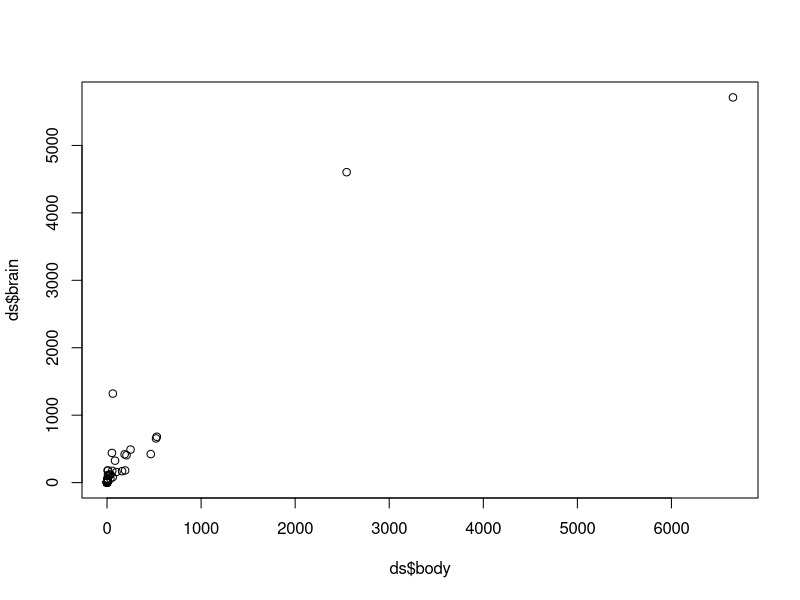
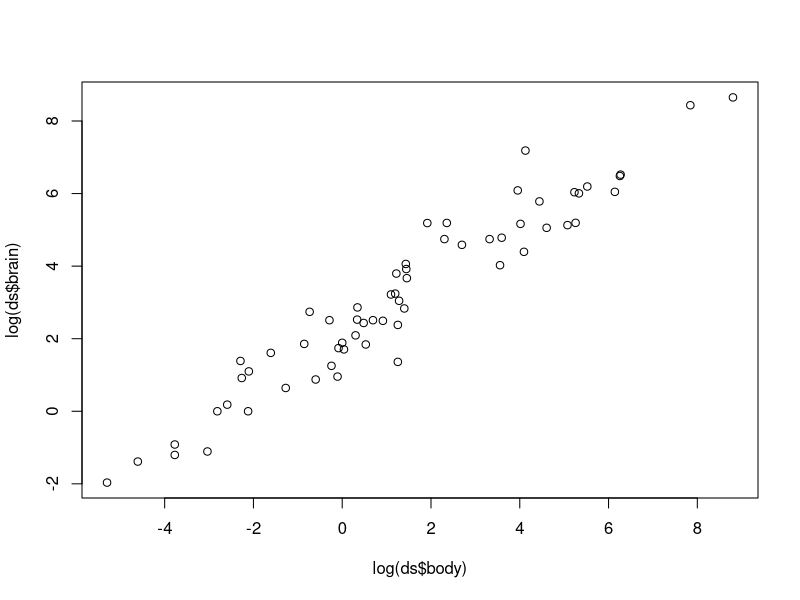

Generate these figures, in order, with R:
library(MASS)
data("mammals")
ds=mammals
pcoeff<-cor(x=ds$body,y=ds$brain,method="pearson")
pcoeff
scoeff<-cor(x=ds$body,y=ds$brain,method="spearman")
scoeff
plot(x=ds$body,y=ds$brain)
plot(x=log(ds$body),y=log(ds$brain))